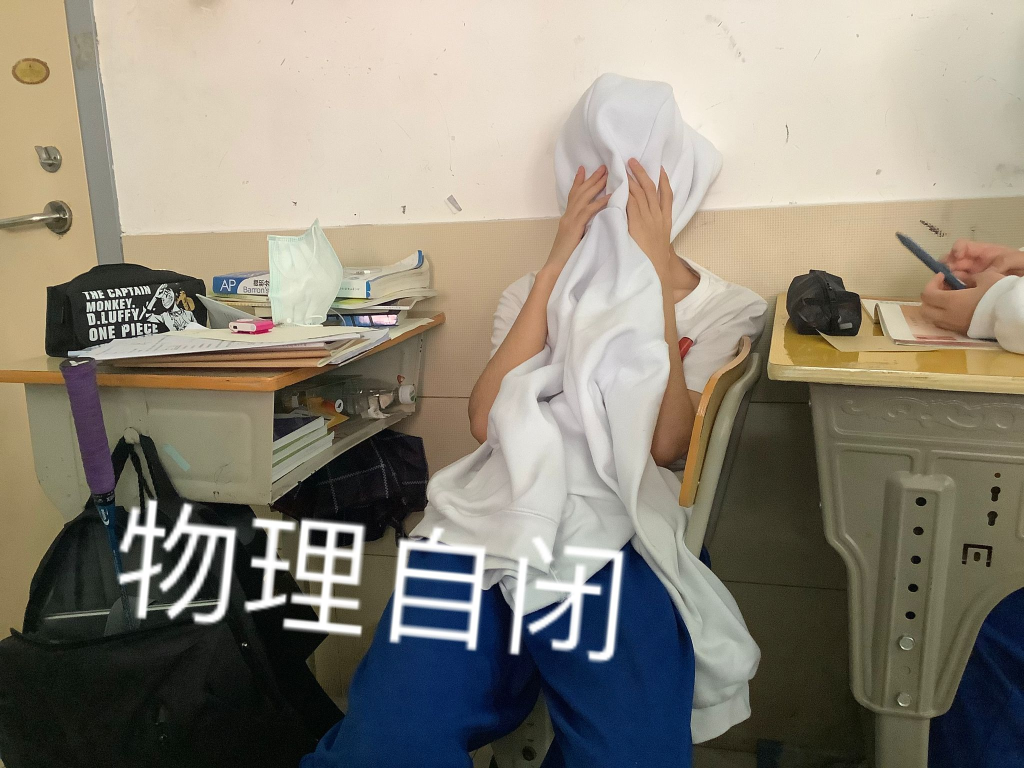
#> input picture image_to_txt/002.jpg, 2048 x 1536 px, found by its file name (shown at 1/2 size)
$ python image_to_text.py
#> lines starting #> are read from the running program, lines starting #| are printed output that depends on the picture
import cv2
import numpy as np
import os
import tkinter as tk

#picture size
h=100
w=200

window = tk.Tk()
window.title('My Window')
window.geometry("1600x800")
var=tk.StringVar()
l = tk.Label(window, textvariable=var,bg='white', fg='black', font=('TkDefaultFont', 8), width=w*5)

# load file
scale=[" ",".",",",":",";","_","-","^","\\","/",">","=","P","W","M","#","@"]
path = os.path.dirname(os.path.abspath(__file__))
filename = path + '/002.JPG'
temp=""

image = cv2.imread(filename)
#> image is the input picture: shape (1536, 2048, 3); mean B, G, R 120.8, 134.1, 140.4
image = cv2.resize(image, (w, h))
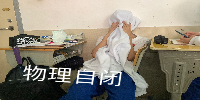
#> image: shape (100, 200, 3); mean B, G, R 120.7, 134, 140.3
gray_image = cv2.cvtColor(image, cv2.COLOR_BGR2GRAY)
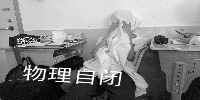
#> gray_image: shape (100, 200); min 1, max 255, mean 134.4
print(image.shape)
#| (100, 200, 3)
width= image.shape[0]
#> width = 100
height=image.shape[1]
#> height = 200
for i in range (width):
    for j in range(height):
        print((gray_image[i,j])//16)
        temp+= (scale[(256-gray_image[i,j])//16])
    temp+="\n"
#> this loop made 100 passes
#> (printed output is left out)

var.set(temp)
l.pack()
tk.mainloop()

# [4 lines of commented-out code are left out]

$ run again, with image_to_txt/003.jpg copied over image_to_txt/002.jpg
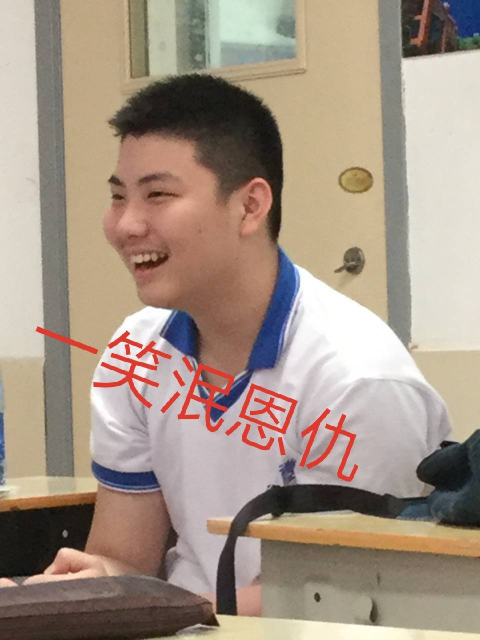
#> input picture image_to_txt/003.jpg, 960 x 1280 px, found by its file name (shown at 1/2 size)
#> image is the input picture: shape (1280, 960, 3); mean B, G, R 133.8, 148.2, 164.8
#> `image = cv2.resize(image, (w, h))`:
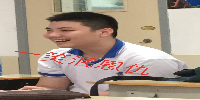
#> image: shape (100, 200, 3); mean B, G, R 133.9, 148.3, 164.9
#> `gray_image = cv2.cvtColor(image, cv2.COLOR_BGR2GRAY)`:
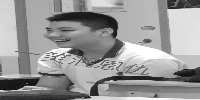
#> gray_image: shape (100, 200); min 15, max 255, mean 151.6
#| (100, 200, 3)
#> the loop `for i in range (width):` made 100 passes
#> (printed output is left out)

$ run again, with image_to_txt/IMG_3494.JPG copied over image_to_txt/002.jpg
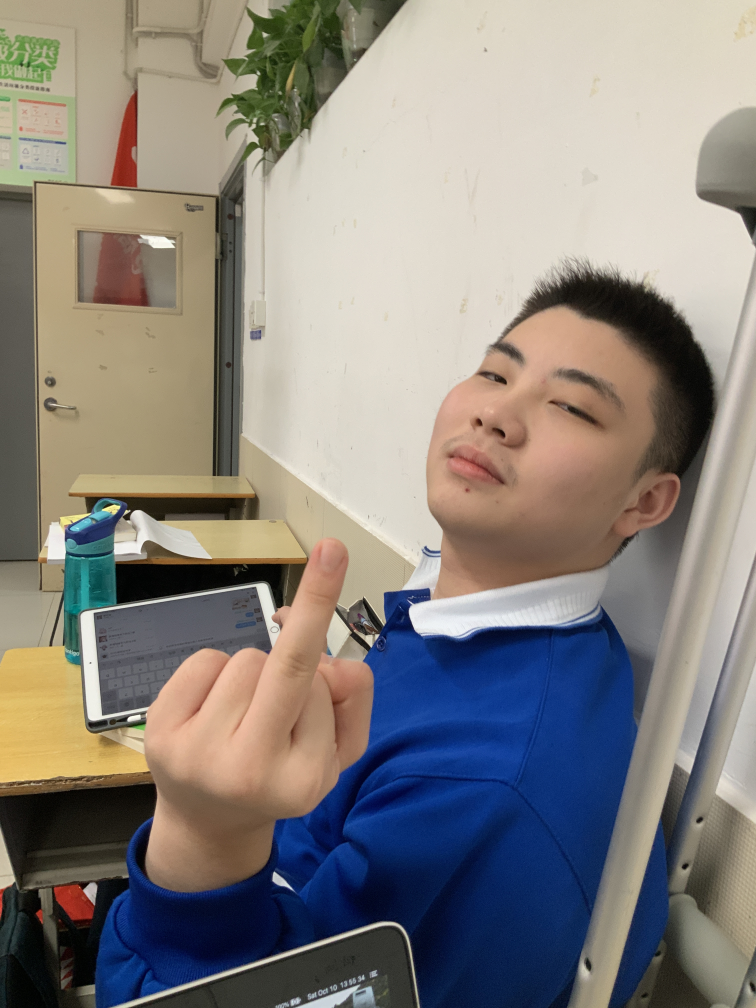
#> input picture image_to_txt/IMG_3494.JPG, 3024 x 4032 px, found by its file name (shown at 1/4 size)
#> image is the input picture: shape (4032, 3024, 3); mean B, G, R 125.9, 131, 136.2
#> `image = cv2.resize(image, (w, h))`:
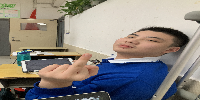
#> image: shape (100, 200, 3); mean B, G, R 125.7, 130.7, 136
#> `gray_image = cv2.cvtColor(image, cv2.COLOR_BGR2GRAY)`:
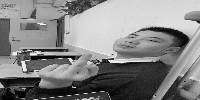
#> gray_image: shape (100, 200); min 0, max 250, mean 131.7
#| (100, 200, 3)
#> the loop `for i in range (width):` made 100 passes
#> (printed output is left out)
